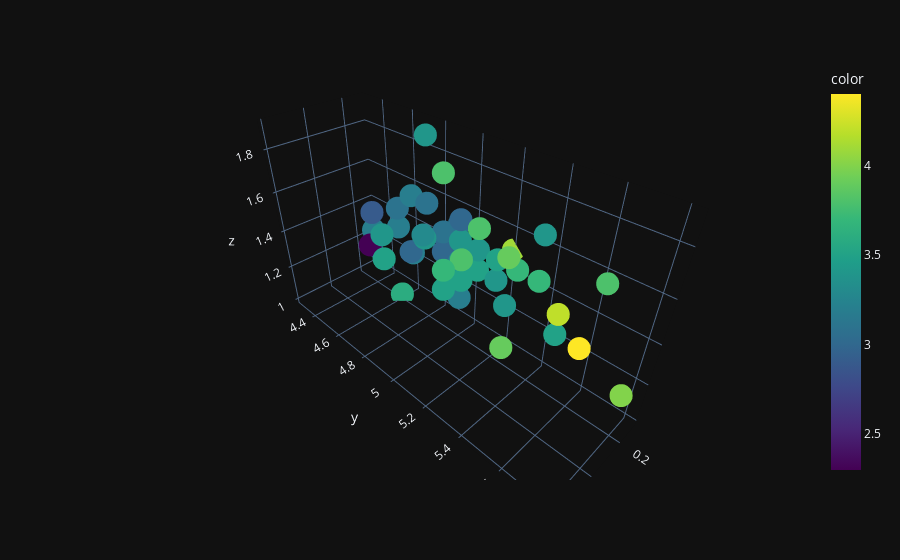

Write notebook code for a chart like this one.
### Markdown cell above
## 使用三维图，加第四位纬度用颜色来进进行区分，效果并不好

### Code cell
import numpy as np
import plotly.express as px
from sklearn.datasets import load_iris
import matplotlib.pyplot as plt



X, y = load_iris(return_X_y= True)

fig = px.scatter_3d(y=X[:50, 0], color=X[:50, 1], z=X[:50, 2], x=X[:50,3], color_continuous_scale='Viridis')
fig.show()

print(X.shape)

### Figure 1 — Plotly figure (JSON) as saved in the notebook; plotly's stock layout.template omitted (floating-point values rounded to 4 significant figures)
{"data": [{"hovertemplate": "x=%{x}<br>y=%{y}<br>z=%{z}<br>color=%{marker.color}<extra></extra>", "legendgroup": "", "marker": {"color": [3.5, 3.0, 3.2, 3.1, 3.6, 3.9, 3.4, 3.4, 2.9, 3.1, 3.7, 3.4, 3.0, 3.0, 4.0, 4.4, 3.9, 3.5, 3.8, 3.8, 3.4, 3.7, 3.6, 3.3, 3.4, 3.0, 3.4, 3.5, 3.4, 3.2, 3.1, 3.4, 4.1, 4.2, 3.1, 3.2, 3.5, 3.6, 3.0, 3.4, 3.5, 2.3, 3.2, 3.5, 3.8, 3.0, 3.8, 3.2, 3.7, 3.3], "coloraxis": "coloraxis", "symbol": "circle"}, "mode": "markers", "name": "", "scene": "scene", "showlegend": false, "x": [0.2, 0.2, 0.2, 0.2, 0.2, 0.4, 0.3, 0.2, 0.2, 0.1, 0.2, 0.2, 0.1, 0.1, 0.2, 0.4, 0.4, 0.3, 0.3, 0.3, 0.2, 0.4, 0.2, 0.5, 0.2, 0.2, 0.4, 0.2, 0.2, 0.2, 0.2, 0.4, 0.1, 0.2, 0.2, 0.2, 0.2, 0.1, 0.2, 0.2, 0.3, 0.3, 0.2, 0.6, 0.4, 0.3, 0.2, 0.2, 0.2, 0.2], "y": [5.1, 4.9, 4.7, 4.6, 5.0, 5.4, 4.6, 5.0, 4.4, 4.9, 5.4, 4.8, 4.8, 4.3, 5.8, 5.7, 5.4, 5.1, 5.7, 5.1, 5.4, 5.1, 4.6, 5.1, 4.8, 5.0, 5.0, 5.2, 5.2, 4.7, 4.8, 5.4, 5.2, 5.5, 4.9, 5.0, 5.5, 4.9, 4.4, 5.1, 5.0, 4.5, 4.4, 5.0, 5.1, 4.8, 5.1, 4.6, 5.3, 5.0], "z": [1.4, 1.4, 1.3, 1.5, 1.4, 1.7, 1.4, 1.5, 1.4, 1.5, 1.5, 1.6, 1.4, 1.1, 1.2, 1.5, 1.3, 1.4, 1.7, 1.5, 1.7, 1.5, 1.0, 1.7, 1.9, 1.6, 1.6, 1.5, 1.4, 1.6, 1.6, 1.5, 1.5, 1.4, 1.5, 1.2, 1.3, 1.4, 1.3, 1.5, 1.3, 1.3, 1.3, 1.6, 1.9, 1.4, 1.6, 1.4, 1.5, 1.4], "type": "scatter3d"}], "layout": {"scene": {"domain": {"x": [0.0, 1.0], "y": [0.0, 1.0]}, "xaxis": {"title": {"text": "x"}}, "yaxis": {"title": {"text": "y"}}, "zaxis": {"title": {"text": "z"}}}, "coloraxis": {"colorbar": {"title": {"text": "color"}}, "colorscale": [[0.0, "#440154"], [0.1111, "#482878"], [0.2222, "#3e4989"], [0.3333, "#31688e"], [0.4444, "#26828e"], [0.5556, "#1f9e89"], [0.6667, "#35b779"], [0.7778, "#6ece58"], [0.8889, "#b5de2b"], [1.0, "#fde725"]]}, "legend": {"tracegroupgap": 0}, "margin": {"t": 60}}}
